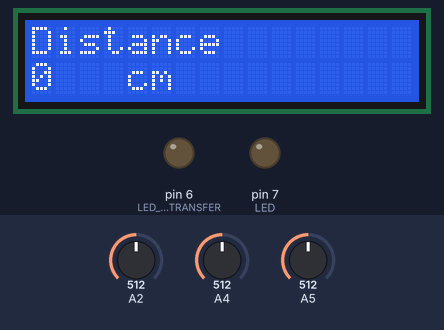
This sketch was run on a simulated Arduino Uno, built with avr-gcc and run on an emulated ATmega328P. Parts: 16×2 character LCD, output pins drawn as LEDs (lit = HIGH). Dashed ring = blinking. Inputs (shaded band) come from the test bench; at power-on: A5 = 512, A2 = 512, A4 = 512. What the sketch prints to the serial monitor is not drawn.

Above: at 1.2 s.
1.3 s: A5 set to 891
At 1.98 s:
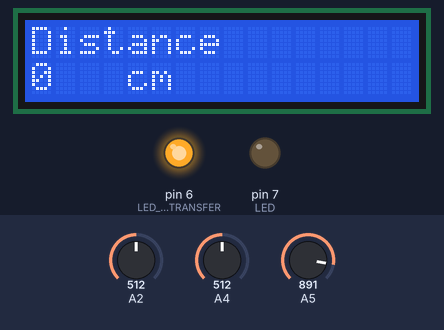
4.3 s: A5 set to 915
At 7.1 s:
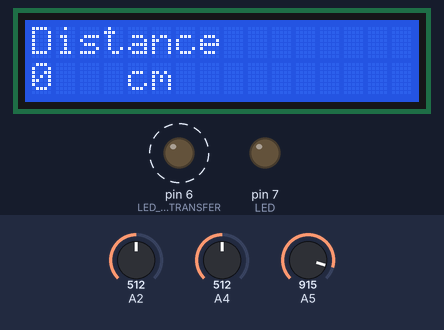
7.3 s: A5 set to 890
10.3 s: A5 set to 900
13.3 s: A5 set to 716
19.3 s: A5 set to 910
Timing chart, 0 to 51.0 s (numbered marks = the images above; inputs shaded):
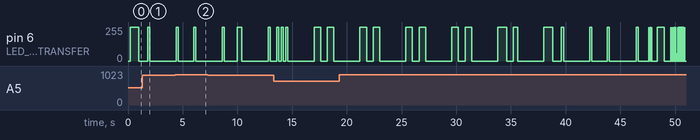

Measured:
- the behaviour switches between 899 and 900 on A5 (found by bisection; images 1 and 2)

The sketch:

Assignment.ino
```cpp
/*
  Communications v3

  Transmits data using a white LED and recieves it using a photoresistor

*/

#include <LiquidCrystal.h>;
#include <dht.h>

dht DHT;
int ledState = LOW;  // ledState used to set the LED
LiquidCrystal lcd(12, 11, 5, 4, 3, 2);

// the setup routine runs once when you press reset:
void setup() {

  lcd.begin(16, 2);


  // initialize pins as input


  pinMode(13, INPUT);  // TEMP / HUMIDITY

  pinMode(9, INPUT); // SONAR 1
  pinMode(10, INPUT); //SONAR 2


  // set the digital pin as output:


  pinMode(6, OUTPUT);  // LED - DATA TRANSFER

  pinMode(7, OUTPUT);  // LED


  // initialize serial communication at 9600 bits per second:
  Serial.begin(9600);
}

const long txInterval = 200;  // interval at which to tx bit (milliseconds)
int tx_state = 0;
char chr;
unsigned long previousTxMillis = 0;  // will store last time LED was updated

#define TX_START_OF_TEXT -1
int tx_string_state = TX_START_OF_TEXT;

#define STX 0x70
#define ETX 0x71

char txButton, txTilt, txPot, txA, txB, txC, txD;
char txBuffer[8] = { 0, 0, 0, 0, 0, 0, 0, ETX };
char rxBuffer[7];
int rxButton, rxTilt, rxPot, rxA, rxB, rxC, rxD;
int rx_index;

bool buttonPressed = false;

void readInputs() {
  // Reads the inputs in the mini-projects
  // Uses txButton, txTilt, txPot, txA, txB, txC, txD;


  if (analogRead(A2) == (11)) {
    txTilt = 0; // right way yp -- filted = false
  } else {
    txTilt = 1;// upside down -- Tilted = true
  }


 // Serial.println(A4);
  // if (analogRead(A3) > 1000) {
  //   buttonPressed = !buttonPressed;
  // }

  // if (buttonPressed) {
  //   txButton = 1;
  // } else {
  //   txButton = 0;
  // }


  txPot = map(analogRead(A4), 0, 500, 0, 10);
  txA = 99;
  txB = 99;
  txC = 99;
  txD = 99;

  // if((x > 400 && x < 600) && (y < 300)) {
  //   Serial.println("Forward");
  // } else if ((x > 400 && x < 600) && (y > 700)) {
  //   Serial.println("Back");
  // } else if ((y > 400 && y < 600) && (x < 300)) {
  //   Serial.println("Left");
  // } else if ((y > 400 && y < 600) && (x > 700)) {
  //   Serial.println("Right");
  // } else {
  //   Serial.println("Still");
  // }


}

void writeOutputs() {
  // Writes the outputs in the mini-projects
  // Uses rxButton, rxTilt, rxPot, rxA, rxB, rxC, rxD;

  digitalWrite(7, rxTilt); // BLUE LED

  lcd.clear();  // clears straggler text
  lcd.setCursor(0, 0);

  lcd.print("Distance");
  lcd.setCursor(0, 1);
  lcd.print(rxD);
  lcd.setCursor(4, 1);
  lcd.print("cm");

}

char getTxChar() {
  char chr;

  switch (tx_string_state) {
    case TX_START_OF_TEXT:
      tx_string_state = 0;
      txBuffer[0] = txButton;
      txBuffer[1] = txTilt;
      txBuffer[2] = txPot;
      txBuffer[3] = txA;
      txBuffer[4] = txB;
      txBuffer[5] = txC;
      txBuffer[6] = txD;
      return STX;
      break;

    default:
      chr = txBuffer[tx_string_state];
      tx_string_state++;
      if (chr == ETX) { /* End of string? */

        tx_string_state = TX_START_OF_TEXT; /* Update the tx string state to start sending the string again */
        return ETX;                         /* Send End of Text character */
      } else {
        return chr; /* Send a character in the string */
      }
      break;
  }
}

void txChar() {
  unsigned long currentTxMillis = millis();

  if (currentTxMillis - previousTxMillis >= txInterval) {
    // save the last time you blinked the LED (improved)
    previousTxMillis = previousTxMillis + txInterval;  // this version catches up with itself if a delay was introduced

    switch (tx_state) {
      case 0:
        chr = getTxChar();
        //Serial.println(chr);
        digitalWrite(6, HIGH); /* Transmit Start bit */
        tx_state++;
        break;

      case 1:
      case 2:
      case 3:
      case 4:
      case 5:
      case 6:
      case 7:
        if ((chr & 0x40) != 0) { /* Transmit each bit in turn */
          digitalWrite(6, HIGH);
        } else {
          digitalWrite(6, LOW);
        }
        chr = chr << 1; /* Shift left to present the next bit */
        tx_state++;
        break;

      case 8:
        digitalWrite(6, HIGH); /* Transmit Stop bit */
        tx_state++;
        break;

      default:
        digitalWrite(6, LOW);
        tx_state++;
        if (tx_state > 20)
          tx_state = 0; /* Start resending the character */
        break;
    }
  }
}

const long rxInterval = 20;  // interval at which to read bit (milliseconds)
int rx_state = 0;
char rx_char;
unsigned long previousRxMillis = 0;  // will store last time LED was updated
int rx_bits[10] = { 0, 0, 0, 0, 0, 0, 0, 0, 0, 0 };

void rxChar() {
  unsigned long currentRxMillis = millis();
  int sensorValue;
  int i;

  if (currentRxMillis - previousRxMillis >= rxInterval) {
    // save the last time you read the analogue input (improved)
    previousRxMillis = previousRxMillis + rxInterval;  // this version catches up with itself if a delay was introduced

    sensorValue = analogRead(A5);

    // Serial.println(sensorValue);
    // Serial.println(rx_state);

    switch (rx_state) {
      case 0:
        if (sensorValue >= 900) {
          rx_bits[0]++;
          rx_state++;
        }
        break;

      case 100:
        if ((rx_bits[0] >= 6) && (rx_bits[8] >= 6)) { /* Valid start and stop bits */
          rx_char = 0;

          for (i = 1; i < 8; i++) {
            rx_char = rx_char << 1;
            if (rx_bits[i] >= 6)
              rx_char = rx_char | 0x01;
          }

          switch (rx_char) {
            case STX:
              rx_index = 0;
              break;

            case ETX:
              rxButton = rxBuffer[0];
              rxTilt = rxBuffer[1];
              rxPot = rxBuffer[2];
              rxA = rxBuffer[3];
              rxB = rxBuffer[4];
              rxC = rxBuffer[5];
              rxD = rxBuffer[6];


              rx_index = 0;
              break;

            default:
              rxBuffer[rx_index] = rx_char;
              rx_index++;
              break;
          }
          int num_recieved = rx_char;
          Serial.println(num_recieved); /* Print the recieved character on the monitor - debug purposes */
        } else {
          Serial.println("Rx error");
        }
        // for (i = 0; i < 10; i++) /* Print the recieved bit on the monitor - debug purposes */
        // {
        //   Serial.println(rx_bits[i]);
        // }
        for (i = 0; i < 10; i++) {
          rx_bits[i] = 0;
        }
        rx_state = 0;
        break;

      default:
        if (sensorValue >= 900) {
          rx_bits[rx_state / 10]++;
        }
        rx_state++;
        break;
    }
  }
}

// // the loop routine runs over and over again forever:
void loop() {

  txChar();
  rxChar();
  readInputs();
  writeOutputs();
}
```
